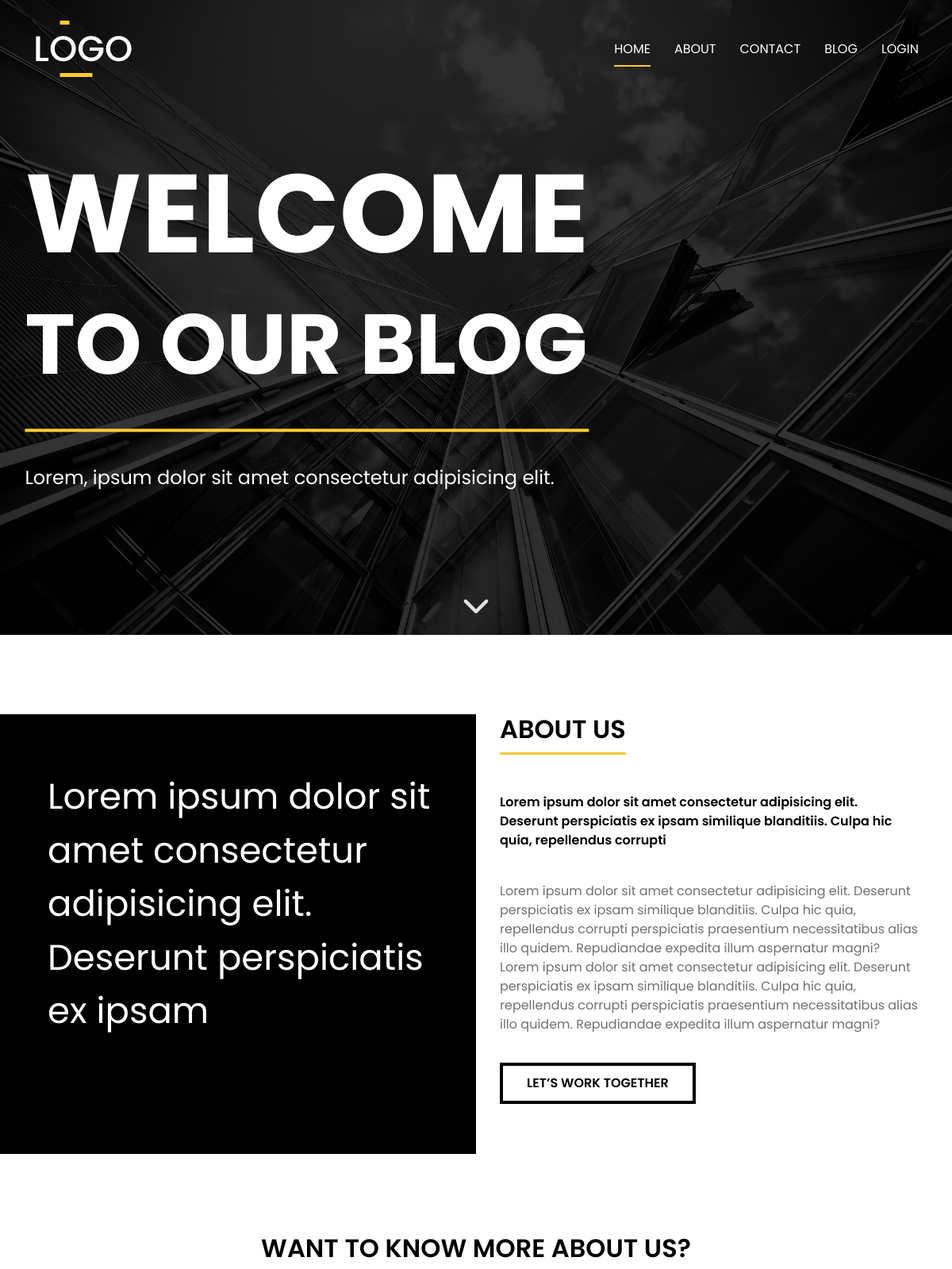
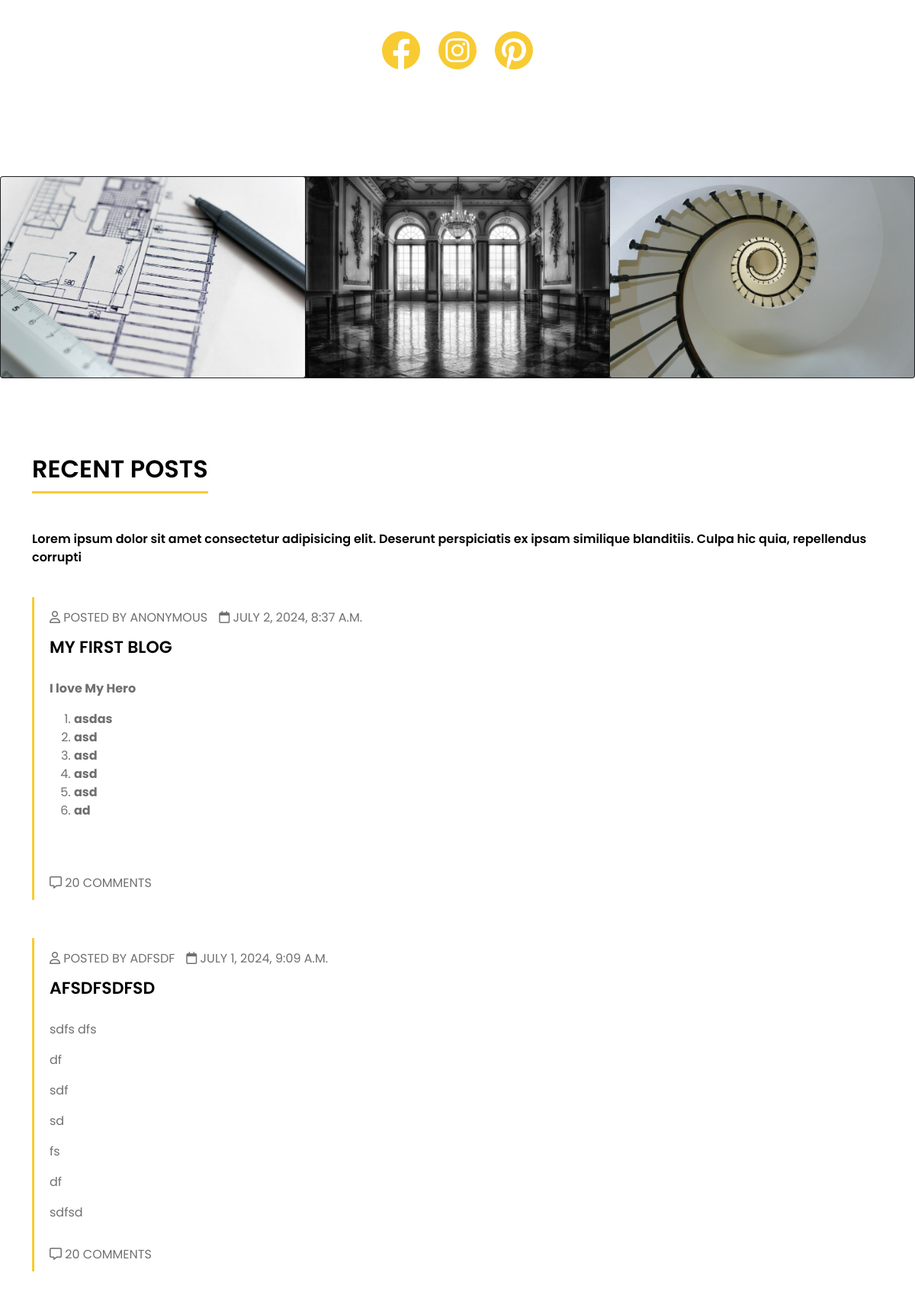
The page / (upper part) on the database its author committed (2 pictures, top to bottom).
### blogpage/models.py (models this page shows, shortened)
class Blog(models.Model):
    title = models.CharField(max_length=200)
    pub_date = models.DateTimeField(auto_now=True)
    author = models.CharField(max_length=200, default="anonymous")
    contents = CKEditor5Field()
    tags = models.CharField(max_length=200)
    is_popular = models.BooleanField(default=False)
    cover_image = models.ImageField(upload_to='media/', blank=True, null=True)

### blogpage/views.py (the view)
# urls.py: path('', views.home, name="homepage"),
def home(request):
    blog = Blog.objects.all()
    return render(request, 'index.html',{'blog': blog})

### blogpage/templates/index.html (shortened to what this page needs)
{%extends 'base.html'%}
{%load static %}
{%block content%}
        <section class="main-slider">
          <div class="hero-img">
            <div class="hero-bg"></div>
            <div class="container">
              <div class="hero-text">
                <div class="welcome-text"><span class ="big-text">WELCOME</span><span class="small-text">TO OUR BLOG</span></div>
                <p>Lorem, ipsum dolor sit amet consectetur adipisicing elit.</p>
            </div>
            </div>
            <a href="#about"><i class="fas fa-chevron-down"></i></a>
          </div>
        </section>
        <section id="about" class="aboutus">
            <div class="container">
              <div class="row">
                  <div class="right col-md-6">
                    <div class="text-right">
                      <p>Lorem ipsum dolor sit amet consectetur adipisicing elit. Deserunt perspiciatis ex ipsam</p>
                    </div>
                  </div>
                    <div class="left col-md-6">
                      <div class="text-left">
                        <h2 class="underscore">about us</h2>
                        <p class="sup-header">Lorem ipsum dolor sit amet consectetur adipisicing elit. Deserunt perspiciatis ex ipsam similique blanditiis. Culpa hic quia, repellendus corrupti </p>
                        <p class="">Lorem ipsum dolor sit amet consectetur adipisicing elit. Deserunt perspiciatis ex ipsam similique blanditiis. Culpa hic quia, repellendus corrupti perspiciatis praesentium necessitatibus alias illo quidem. Repudiandae expedita illum aspernatur magni?
                          Lorem ipsum dolor sit amet consectetur adipisicing elit. Deserunt perspiciatis ex ipsam similique blanditiis. Culpa hic quia, repellendus corrupti perspiciatis praesentium necessitatibus alias illo quidem. Repudiandae expedita illum aspernatur magni?</p>
                      </div>
                      <a href="contact.html" class="main-button">Let’s work together</a>
                    </div>
                </div>
            </div>
        </section>
        <section id="contact" class="social-media">
            <div class="container">
              <h2>WANT TO KNOW MORE ABOUT US?</h2>
              <a href=""><img src="{% static "img/facebook_icon.svg" %}" alt=""></a>
              <a href=""><img src="{% static "img/instagram logo_icon.svg" %}" alt=""></a>
              <a href=""><img src="{% static "img/pinterest_icon.svg"%}" alt=""></a>
            </div>
        </section>
        <section class="new-articles">
          <div class="card-group">
            <div class="card bg-dark text-white">
              <img src="{% static "img/architecture-1857175_1920.jpg" %}" class="card-img" alt="...">
            </div>
            <div class="card bg-dark text-white">
              <img src="{% static "img/castle-1998435_1920.jpg"%}" class="card-img" alt="...">
            </div>
            <div class="card bg-dark text-white">
              <img src="{% static "img/staircase-274614_1920.jpg" %}" class="card-img" alt="...">
            </div>
          </div>
        </section>
        <section id="posts" class="recent-posts">
          <div class="container">
            <h2 class="underscore">RECENT POSTS</h2>
            <p class="sup-header">Lorem ipsum dolor sit amet consectetur adipisicing elit. Deserunt perspiciatis ex ipsam similique blanditiis. Culpa hic quia, repellendus corrupti </p>
            <div class="posts-wrapper">
              {%for blogpost in blog %}
                <div class="post-item">
                  <div class="post-meta">
                    <span><i class="far fa-user"></i> Posted by {{blogpost.author}}</span><span><i class="far fa-calendar"></i> {{blogpost.pub_date}}</span>
                  </div>
                  <a href="{% url 'article' blogpost.pk %}"  class="post-title">{{blogpost.title}}</a>
                  <p class="post-content">{{ blogpost.contents|safe |truncatewords:25 }} </p>
                  <div class="post-meta">
                    <span><i class="far fa-comment-alt"></i> 20 comments</span>
                  </div>
                </div>
                {%endfor%}
               </div>
            </div>
      </section>
{%endblock%}

### rows shown on the page
Blog: author "ANONYMOUS", pub_date "JULY 2, 2024, 8:37 A.M.", title "MY FIRST BLOG", contents "I love My Hero asdas asd asd asd asd ad"
Blog: author "ADFSDF", pub_date "JULY 1, 2024, 9:09 A.M.", title "AFSDFSDFSD", contents "sdfs dfs df sdf sd fs df sdfsd"
